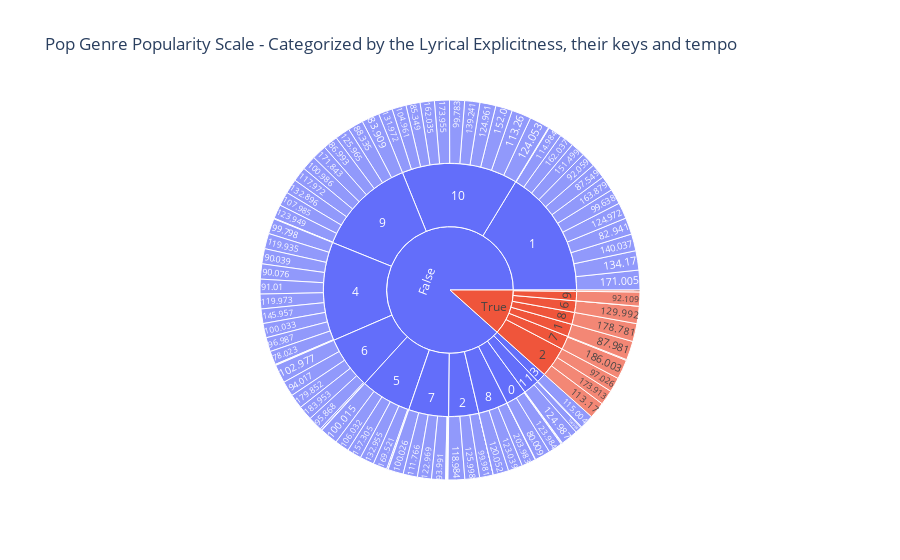

Here is the notebook cell this chart was saved with:
### Markdown cell above
In this scatter plot, we examine the relationship between energy and loudness, categorized by the valence of the songs. Valence refers to the mood of the song, with higher values indicating happier emotions and lower values suggesting sadder or more negative moods.

In our dataset, the mean valence for pop songs is approximately 0.5177, indicating a generally positive mood. Additionally, 75% of the pop songs have a valence of 0.67425 or lower, which shows that a significant portion of pop songs tends to be more upbeat.

This analysis suggests that energy and loudness are correlated with the valence of the songs, helping to identify their emotional content.

### Code cell
fig = px.sunburst(p_visuals, path=['explicit', 'key', 'tempo'], values='popularity',
                  title='Pop Genre Popularity Scale - Categorized by the Lyrical Explicitness, their keys and tempo')
#the values here start from center to outer and its popularity is viewed via hovering.
fig.show()

### Figure 1 — Plotly figure (JSON) as saved in the notebook; plotly's stock layout.template omitted (floating-point values rounded to 4 significant figures)
{"data": [{"branchvalues": "total", "domain": {"x": [0, 1], "y": [0, 1]}, "hovertemplate": "labels=%{label}<br>popularity=%{value}<br>parent=%{parent}<br>id=%{id}<extra></extra>", "ids": ["False/5/75.25", "False/4/78.023", "False/0/80.009", "False/1/82.941", "False/9/83.909", "False/10/85.349", "False/9/86.993", "False/1/87.549", "True/1/87.981", "False/9/88.335", "False/4/90.039", "False/4/90.076", "False/4/91.01", "False/1/92.059", "True/9/92.109", "False/1/92.545", "False/0/92.996", "False/7/93.991", "False/6/94.017", "False/5/94.999", "False/4/95.055", "False/6/95.868", "False/4/96.987", "True/7/97.014", "True/2/97.026", "False/1/99.638", "False/4/99.757", "False/10/99.783", "False/4/99.798", "False/2/99.981", "False/5/100.015", "False/7/100.026", "False/4/100.033", "False/9/100.986", "False/6/102.977", "False/9/103.267", "False/10/104.961", "False/11/104.984", "False/0/104.998", "False/5/106.032", "False/9/107.985", "False/7/111.766", "True/2/113.17", "False/10/113.26", "False/0/113.99", "False/1/114.984", "False/3/115.004", "False/9/117.972", "False/2/118.984", "False/4/119.935", "False/4/119.973", "False/8/120.052", "False/4/122.872", "False/7/122.969", "False/7/122.984", "False/8/123.039", "False/9/123.949", "False/0/123.984", "False/11/124.023", "False/10/124.053", "False/10/124.961", "False/1/124.972", "False/11/124.987", "False/9/125.965", "False/2/125.998", "False/6/128.657", "False/7/129.116", "True/6/129.992", "False/0/130.721", "False/10/131.972", "False/9/132.896", "False/5/132.955", "False/1/134.17", "False/7/135.128", "False/10/139.241", "False/9/139.983", "False/1/140.037", "False/6/140.994", "False/9/145.843", "False/4/145.957", "False/9/147.039", "False/9/148.011", "False/5/148.088", "False/2/150.014", "False/1/151.499", "False/10/152.0", "False/5/157.305", "False/2/157.944", "False/7/159.933", "False/6/161.948", "False/10/162.035", "False/1/162.037", "False/1/163.879", "True/6/167.969", "False/5/169.521", "True/4/170.082", "False/1/171.005", "False/1/171.014", "False/9/171.843", "True/2/173.913", "False/10/173.955", "True/8/178.781", "False/6/179.852", "False/6/183.953", "True/7/186.003", "False/8/186.096", "False/8/203.983", "False/0", "False/1", "True/1", "False/2", "True/2", "False/3", "False/4", "True/4", "False/5", "False/6", "True/6", "False/7", "True/7", "False/8", "True/8", "False/9", "True/9", "False/10", "False/11", "False", "True"], "labels": ["75.25", "78.023", "80.009", "82.941", "83.909", "85.349", "86.993", "87.549", "87.981", "88.335", "90.039", "90.076", "91.01", "92.059", "92.109", "92.545", "92.996", "93.991", "94.017", "94.999", "95.055", "95.868", "96.987", "97.014", "97.026", "99.638", "99.757", "99.783", "99.798", "99.981", "100.015", "100.026", "100.033", "100.986", "102.977", "103.267", "104.961", "104.984", "104.998", "106.032", "107.985", "111.766", "113.17", "113.26", "113.99", "114.984", "115.004", "117.972", "118.984", "119.935", "119.973", "120.052", "122.872", "122.969", "122.984", "123.039", "123.949", "123.984", "124.023", "124.053", "124.961", "124.972", "124.987", "125.965", "125.998", "128.657", "129.116", "129.992", "130.721", "131.972", "132.896", "132.955", "134.17", "135.128", "139.241", "139.983", "140.037", "140.994", "145.843", "145.957", "147.039", "148.011", "148.088", "150.014", "151.499", "152.0", "157.305", "157.944", "159.933", "161.948", "162.035", "162.037", "163.879", "167.969", "169.521", "170.082", "171.005", "171.014", "171.843", "173.913", "173.955", "178.781", "179.852", "183.953", "186.003", "186.096", "203.983", "0", "1", "1", "2", "2", "3", "4", "4", "5", "6", "6", "7", "7", "8", "8", "9", "9", "10", "11", "False", "True"], "name": "", "parents": ["False/5", "False/4", "False/0", "False/1", "False/9", "False/10", "False/9", "False/1", "True/1", "False/9", "False/4", "False/4", "False/4", "False/1", "True/9", "False/1", "False/0", "False/7", "False/6", "False/5", "False/4", "False/6", "False/4", "True/7", "True/2", "False/1", "False/4", "False/10", "False/4", "False/2", "False/5", "False/7", "False/4", "False/9", "False/6", "False/9", "False/10", "False/11", "False/0", "False/5", "False/9", "False/7", "True/2", "False/10", "False/0", "False/1", "False/3", "False/9", "False/2", "False/4", "False/4", "False/8", "False/4", "False/7", "False/7", "False/8", "False/9", "False/0", "False/11", "False/10", "False/10", "False/1", "False/11", "False/9", "False/2", "False/6", "False/7", "True/6", "False/0", "False/10", "False/9", "False/5", "False/1", "False/7", "False/10", "False/9", "False/1", "False/6", "False/9", "False/4", "False/9", "False/9", "False/5", "False/2", "False/1", "False/10", "False/5", "False/2", "False/7", "False/6", "False/10", "False/1", "False/1", "True/6", "False/5", "True/4", "False/1", "False/1", "False/9", "True/2", "False/10", "True/8", "False/6", "False/6", "True/7", "False/8", "False/8", "False", "False", "True", "False", "True", "False", "False", "True", "False", "False", "True", "False", "True", "False", "True", "False", "True", "False", "False", "", ""], "type": "sunburst", "values": [0, 63, 72, 77, 82, 65, 68, 69, 87, 71, 70, 70, 68, 67, 65, 0, 3, 64, 70, 7, 2, 66, 65, 4, 67, 70, 0, 69, 71, 63, 83, 71, 66, 67, 85, 3, 65, 30, 0, 66, 65, 66, 76, 90, 4, 63, 65, 67, 77, 71, 68, 72, 3, 65, 3, 66, 65, 64, 4, 93, 74, 74, 80, 69, 68, 0, 2, 80, 0, 65, 67, 65, 89, 2, 70, 0, 78, 2, 0, 67, 0, 0, 0, 0, 67, 77, 66, 0, 4, 8, 66, 67, 70, 0, 65, 9, 91, 3, 68, 69, 69, 83, 67, 67, 90, 2, 65, 143, 885, 87, 208, 212, 65, 684, 9, 352, 365, 80, 277, 94, 205, 83, 692, 65, 803, 114, 4793, 630]}], "layout": {"legend": {"tracegroupgap": 0}, "title": {"text": "Pop Genre Popularity Scale - Categorized by the Lyrical Explicitness, their keys and tempo"}}}
